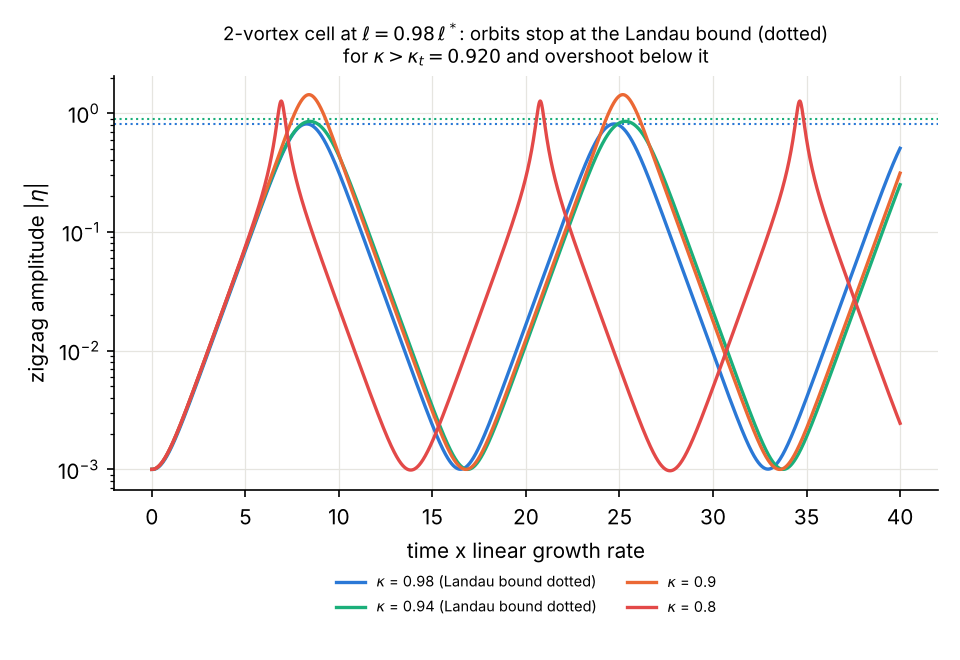

This figure's Python source:
"""Dynamical check of the Landau picture: integrate the exact H^2 (tanh model) dynamics of a periodic supercell of
M vortices on a hypercycle, just past the threshold (l = r l*, r < 1), from a tiny zigzag perturbation.
M = 2 keeps only the q = 0 and q = pi modes, so the dynamics is exactly the fixed-(l', Y0) Landau problem
(period and impulse conserved). Supercritical (a4 > 0): the staggered amplitude eta = (1/M) sum (-1)^j (Y_j - <Y>) stays within sqrt(-a2/a4)
(energy conservation in the double well). Subcritical (a4 < 0): it runs away.
Strip coordinates, H^2 mobility sin^2(phi), no self term; images along u summed (period M l').
Usage: python zigzag_dynamics.py -> zigzag_dynamics.out, zigzag_dynamics.png"""
import sys, os; sys.path.insert(0, os.path.dirname(os.path.abspath(__file__)))
sys.path.insert(0, os.path.join(os.path.dirname(os.path.abspath(__file__)), '..', 'rows'))
import numpy as np, mpmath as mp
from scipy.integrate import solve_ivp
from exact_symbol import lstar
from landau import e_cell
from symbol import symbol

def rhs_factory(M, period, J=30):
    ks = np.arange(-J, J + 1)
    def f(t, Z):
        X, Ph = Z[:M], Z[M:]
        dx = np.clip(X[:, None, None] - X[None, :, None] - ks[None, None, :]*period, -600, 600)
        p1, p2 = Ph[:, None, None], Ph[None, :, None]
        ch, sh = np.cosh(dx), np.sinh(dx); A, B = ch - np.cos(p1 + p2), ch - np.cos(p1 - p2)
        with np.errstate(divide='ignore', invalid='ignore'):
            Wx = 0.5*(sh/A - sh/B); Wp = 0.5*(np.sin(p1 + p2)/A - np.sin(p1 - p2)/B)
        mask = (np.eye(M)[:, :, None] == 1) & (ks[None, None, :] == 0)
        Wx = np.where(mask, 0, Wx); Wp = np.where(mask, 0, Wp)
        Wx = np.where(np.eye(M)[:, :, None] == 1, 0, Wx)
        m = np.sin(Ph)**2
        return np.concatenate([m*Wp.sum(axis=(1, 2)), -m*Wx.sum(axis=(1, 2))])
    return f

def run(kappa, r, M=2, eta0=1e-3, seed=0, efolds=40):
    s = np.sqrt(1 - kappa**2); alpha = np.arccos(kappa); lp = lstar(kappa)*s*r
    rng = np.random.default_rng(seed); sgn = (-1.0)**np.arange(M)
    Y = -kappa/s + eta0*sgn + 1e-6*rng.standard_normal(M)
    Z0 = np.concatenate([np.arange(M)*lp + 1e-6*rng.standard_normal(M), np.pi/2 + np.arctan(Y)])
    B, C, _ = symbol(kappa, lp, np.array([np.pi])); lam = np.sqrt(max(B[0]*C[0], 1e-30))
    T = efolds/lam
    sol = solve_ivp(rhs_factory(M, M*lp), (0, T), Z0, rtol=1e-10, atol=1e-12, method='DOP853', dense_output=True)
    ts = np.linspace(0, sol.t[-1], 3000); Ph = sol.sol(ts)[M:]; Yt = -1/np.tan(Ph)
    eta = (sgn[:, None]*(Yt - Yt.mean(axis=0))).mean(axis=0)
    a = [float(mp.diff(lambda e: e_cell(mp.mpf(-kappa/s) + e, mp.mpf(-kappa/s) - e, mp.mpf(lp)), 0, n)/mp.factorial(n)) for n in (2, 4)]
    bound = np.sqrt(-a[0]/a[1]) if a[1] > 0 and a[0] < 0 else np.nan
    return ts*lam, eta, a, bound, sol.status

if __name__ == '__main__':
    out = []; P = lambda *a: (print(*a, flush=True), out.append(' '.join(str(x) for x in a)))
    res = {}
    for kappa, r in [(0.98, 0.98), (0.94, 0.98), (0.9, 0.98), (0.8, 0.98)]:
        t, eta, a, bound, st = run(kappa, r)
        res[(kappa, r)] = (t, eta, bound)
        P(f'kappa {kappa}, l = {r} l*: a2 = {a[0]:.4e}, a4 = {a[1]:.4e};  max |eta| = {np.abs(eta).max():.4e}'
          f'  (Landau bound sqrt(-a2/a4) = {bound:.4e});  final |eta| = {abs(eta[-1]):.3e}; integrator status {st}')
    open('zigzag_dynamics.out', 'w').write('\n'.join(out) + '\n')
    import matplotlib; matplotlib.use('Agg'); import matplotlib.pyplot as plt
    COL = ['#2a78d6', '#1baf7a', '#eb6834', '#e34948']
    fig, ax = plt.subplots(figsize=(6.4, 4.4))
    for c, ((kappa, r), (t, eta, bound)) in zip(COL, res.items()):
        ax.semilogy(t, np.abs(eta) + 1e-12, color=c, lw=1.6, label=f'$\\kappa$ = {kappa}' + ('' if np.isnan(bound) else ' (Landau bound dotted)'))
        if not np.isnan(bound): ax.axhline(bound, color=c, lw=1, ls=':')
    ax.set_xlabel('time x linear growth rate'); ax.set_ylabel('zigzag amplitude |$\\eta$|')
    ax.set_title('2-vortex cell at $\\ell = 0.98\\,\\ell^*$: orbits stop at the Landau bound (dotted)\nfor $\\kappa > \\kappa_t = 0.920$ and overshoot below it', fontsize=9)
    ax.spines[['top', 'right']].set_visible(False); ax.grid(color='#e6e5e0', lw=0.6); ax.legend(fontsize=7, frameon=False, loc='upper center', bbox_to_anchor=(0.5, -0.17), ncol=2)
    fig.tight_layout(); fig.savefig('zigzag_dynamics.png', dpi=150)
